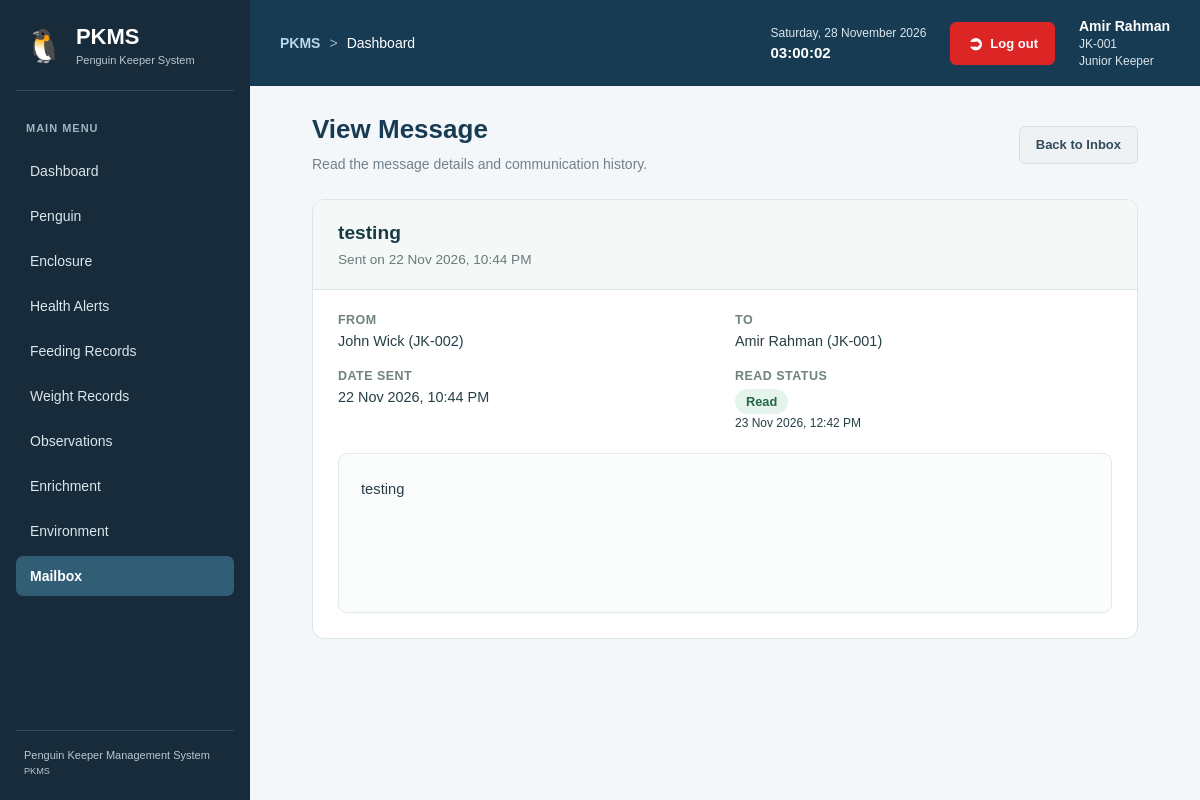
/modules/mailbox/view.php?id=2 (signed in), run on the app's committed database.
### tables this page shows
CREATE TABLE `mailbox_messages` (
  `message_id` int(11) NOT NULL,
  `sender_id` int(11) NOT NULL,
  `recipient_id` int(11) NOT NULL,
  `subject` varchar(150) NOT NULL,
  `message_body` text NOT NULL,
  `sent_at` datetime DEFAULT current_timestamp(),
  `read_at` datetime DEFAULT NULL,
  `sender_archived_at` datetime DEFAULT NULL,
  `recipient_archived_at` datetime DEFAULT NULL,
  `status` enum('Active','Archived') DEFAULT 'Active'
);

CREATE TABLE `users` (
  `user_id` int(11) NOT NULL,
  `staff_code` varchar(20) NOT NULL,
  `full_name` varchar(100) NOT NULL,
  `email` varchar(100) DEFAULT NULL,
  `password_hash` varchar(255) NOT NULL,
  `role` enum('Senior Keeper','Junior Keeper') NOT NULL,
  `status` enum('Active','Inactive') DEFAULT 'Active',
  `created_at` datetime DEFAULT current_timestamp()
);

### modules/mailbox/view.php (the view, shortened to what this page needs)
<?php
require_once __DIR__ . '/../../includes/auth.php';
$currentUserId = (int) $_SESSION['user_id'];
$messageId = filter_input(INPUT_GET, 'id', FILTER_VALIDATE_INT);
try {
    $stmt = $pdo->prepare("
        SELECT
            m.message_id,
            m.sender_id,
            m.recipient_id,
            m.subject,
            m.message_body,
            m.sent_at,
            m.read_at,
            m.status,
            sender.full_name AS sender_name,
            sender.staff_code AS sender_code,
            recipient.full_name AS recipient_name,
            recipient.staff_code AS recipient_code
        FROM mailbox_messages m
        INNER JOIN users sender
            ON m.sender_id = sender.user_id
        INNER JOIN users recipient
            ON m.recipient_id = recipient.user_id
        WHERE m.message_id = ?
          AND m.status = 'Active'
          AND (m.sender_id = ? OR m.recipient_id = ?)
        LIMIT 1
    ");
    $stmt->execute([$messageId, $currentUserId, $currentUserId]);
    $message = $stmt->fetch();
} catch (PDOException $e) {
    error_log('Mailbox view error: ' . $e->getMessage());
    $_SESSION['mailbox_error'] = 'Unable to load this message. Please try again.';
    header('Location: index.php?view=inbox');
    exit;
}
$isRecipient = (int) $message['recipient_id'] === $currentUserId;
function escapeMailboxView(string $value): string
{
    return htmlspecialchars($value, ENT_QUOTES, 'UTF-8');
}
?>
<!DOCTYPE html>
<html lang="en">
<head>
    <link rel="stylesheet" href="../../assets/css/style.css">
</head>
<body>
<div class="app-layout">
    <?php include __DIR__ . '/../../includes/sidebar.php'; ?>
    <main class="main-content">
        <?php
        include __DIR__ . '/../../includes/topbar.php';
        ?>
        <div class="page-content">
            <div class="page-header">
                <div>
                    <h1>View Message</h1>
                    <p>Read the message details and communication history.</p>
                </div>
                <div class="search-actions">
                    <a
                        href="index.php?view=<?= $isRecipient ? 'inbox' : 'sent' ?>"
                        class="btn-secondary"
                    >
                        Back to <?= $isRecipient ? 'Inbox' : 'Sent Messages' ?>
                    </a>
                </div>
            </div>
            <section class="message-detail-card">
                <div class="message-detail-header">
                    <h2><?= escapeMailboxView($message['subject']) ?></h2>
                    <p>
                        Sent on
                        <?= escapeMailboxView(
                            date(
                                'd M Y, h:i A',
                                strtotime($message['sent_at'])
                            )
                        ) ?>
                    </p>
                </div>
                <div class="message-meta-grid">
                    <div class="message-meta-item">
                        <label>From</label>
                        <p>
                            <?= escapeMailboxView($message['sender_name']) ?>
                            (<?= escapeMailboxView($message['sender_code']) ?>)
                        </p>
                    </div>
                    <div class="message-meta-item">
                        <label>To</label>
                        <p>
                            <?= escapeMailboxView($message['recipient_name']) ?>
                            (<?= escapeMailboxView($message['recipient_code']) ?>)
                        </p>
                    </div>
                    <div class="message-meta-item">
                        <label>Date Sent</label>
                        <p>
                            <?= escapeMailboxView(
                                date(
                                    'd M Y, h:i A',
                                    strtotime($message['sent_at'])
                                )
                            ) ?>
                        </p>
                    </div>
                    <?php if ($isRecipient): ?>
                        <div class="message-meta-item">
                            <label>Read Status</label>
                            <p>
                                <?php if ($message['read_at'] !== null): ?>
                                    <span class="message-status">
                                        Read
                                    </span>
                                    <br>
                                    <small>
                                        <?= escapeMailboxView(
                                            date(
                                                'd M Y, h:i A',
                                                strtotime($message['read_at'])
                                            )
                                        ) ?>
                                    </small>
                                <?php else: ?>
                                    <span class="message-status">
                                        Unread
                                    </span>
                                <?php endif; ?>
                            </p>
                        </div>
                    <?php endif; ?>
                </div>
                <div class="message-body-panel"><?= escapeMailboxView($message['message_body']) ?></div>
            </section>
        </div>
    </main>
</div>
</body>
</html>

### assets/css/style.css (style rules this page uses)
.app-layout { display: flex; min-height: 100vh; width: 100%; }
.main-content { flex: 1; width: auto; max-width: none; margin: 0; padding: 30px; background: #f1f5f9; box-sizing: border-box; }
.app-layout { display: flex; min-height: 100vh; }
.main-content { flex: 1; min-width: 0; padding: 30px; background-color: #f4f7f9; }
.search-actions { display: flex; align-items: center; gap: 12px; }
* { box-sizing: border-box; }
body { margin: 0; font-family: Arial, Helvetica, sans-serif; color: #263b49; background: #f1f5f9; }
a { transition: color 0.2s ease, background-color 0.2s ease; }
.page-content { width: 100%; max-width: 1500px; margin: 0 auto; padding: 28px 32px; }
.page-header { display: flex; justify-content: space-between; align-items: center; flex-wrap: wrap; gap: 16px; margin-bottom: 24px; }
.page-header h1 { margin: 0 0 8px; color: #173b53; font-size: 26px; }
.page-header p { margin: 0; color: #71818d; font-size: 14px; line-height: 1.6; }
.page-header a { text-decoration: none; }
.search-actions { display: flex; align-items: center; flex-wrap: wrap; gap: 10px; }
.btn-primary, .btn-secondary, .btn-danger, .btn-success { display: inline-flex; justify-content: center; align-items: center; min-height: 38px; padding: 9px 16px; border: 1px solid transparent; border-radius: 6px; text-decoration: none; font-family: inherit; font-size: 13px; font-weight: 600; cursor: pointer; transition: background-color 0.2s ease; }
.main-content .btn-secondary { background: #eef2f5; border-color: #d5dfe5; color: #344b5a; }

### modules/mailbox/view.php (style rules this page uses)
.message-detail-card { background: #ffffff; border: 1px solid #dce6e2; border-radius: 12px; overflow: hidden; margin-bottom: 22px; }
.message-detail-header { padding: 22px 25px; background: #f4f8f6; border-bottom: 1px solid #dce6e2; }
.message-detail-header h2 { margin: 0; color: #173b45; font-size: 1.2rem; overflow-wrap: anywhere; }
.message-detail-header p { margin: 8px 0 0; color: #687b7b; font-size: 0.85rem; }
.message-meta-grid { display: grid; grid-template-columns: repeat(2, minmax(0, 1fr)); gap: 20px; padding: 23px 25px; }
.message-meta-item { min-width: 0; }
.message-meta-item label { display: block; margin-bottom: 6px; color: #71817f; font-size: 0.78rem; font-weight: 700; text-transform: uppercase; letter-spacing: 0.04em; }
.message-meta-item p { margin: 0; color: #263f46; font-size: 0.9rem; overflow-wrap: anywhere; }
.message-body-panel { margin: 0 25px 25px; padding: 22px; border: 1px solid #e0e9e5; border-radius: 9px; background: #fbfdfc; color: #263f46; line-height: 1.8; font-size: 0.92rem; white-space: pre-wrap; overflow-wrap: anywhere; min-height: 160px; }
.message-status { display: inline-block; padding: 5px 11px; border-radius: 20px; background: #e5f3ed; color: #246747; font-size: 0.8rem; font-weight: 700; }

### data on the page
mailbox_messages: subject "testing", sent_at "22 Nov 2026, 10:44 PM", sender.full_name "John Wick", sender.staff_code "JK-002", recipient.full_name "Amir Rahman", recipient.staff_code "JK-001", read_at "23 Nov 2026, 12:42 PM", message_body "testing"

### other printed values
$item['label'] "Dashboard"
$item['label'] "Penguin"
$item['label'] "Enclosure"
$item['label'] "Health Alerts"
$item['label'] "Feeding Records"
$item['label'] "Weight Records"
$item['label'] "Observations"
$item['label'] "Enrichment"
$item['label'] "Environment"
$item['label'] "Mailbox"
$crumb "Dashboard"
$_SESSION['full_name'] "Amir Rahman"
$_SESSION['staff_code'] "JK-001"
$_SESSION['role'] "Junior Keeper"
